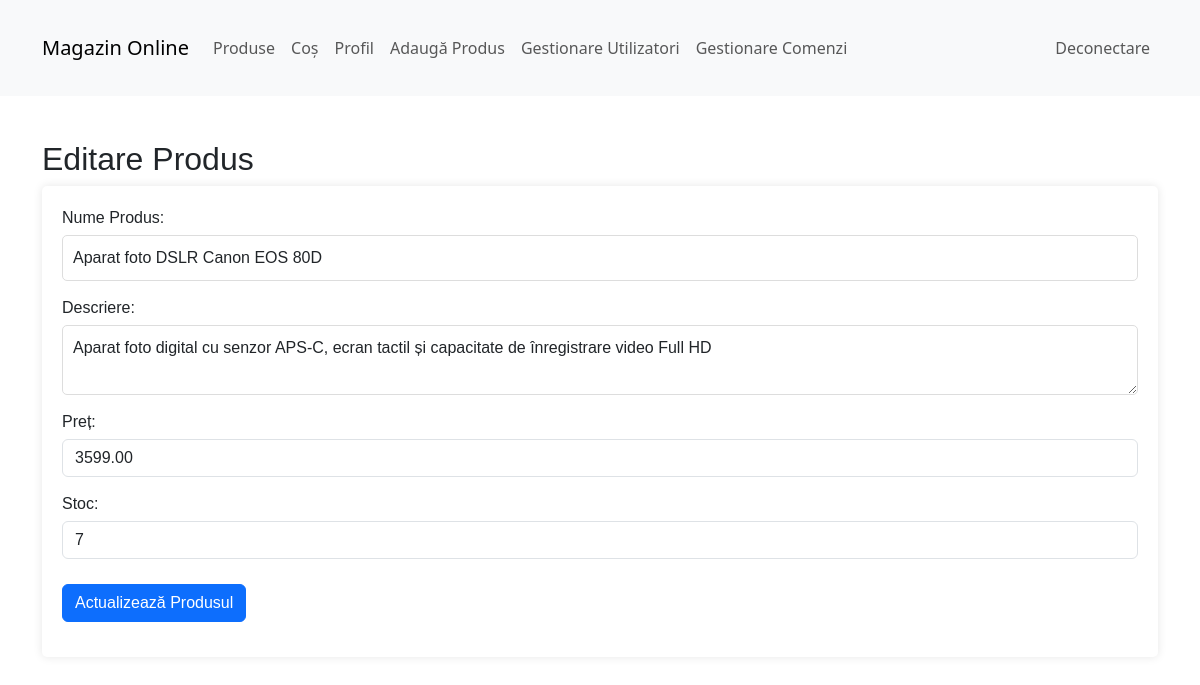
Screenshot of /edit_product.php?id=9 (signed in) with the database file from the repository.
### tables this page shows
CREATE TABLE `products` (
  `product_id` int(11) NOT NULL,
  `name` varchar(100) NOT NULL,
  `description` text DEFAULT NULL,
  `price` decimal(10,2) NOT NULL,
  `stock` int(11) NOT NULL DEFAULT 0
);

### edit_product.php (the view, shortened to what this page needs)
<?php
include 'navbar.php';
include 'db_config.php';
$product_id = isset($_GET['id']) ? $_GET['id'] : die('Produsul nu a fost găsit.');
$sql = "SELECT name, description, price, stock FROM products WHERE product_id = ?";
$stmt = $conn->prepare($sql);
$stmt->bind_param("i", $product_id);
if (!$stmt->execute()) {
    die("Eroare la execuția interogării: " . $stmt->error);
}
$result = $stmt->get_result();
$product = $result->fetch_assoc();
?>
<!DOCTYPE html>
<html lang="ro">
<head>
    <link href="style.css" rel="stylesheet">
    <link href="https://cdn.jsdelivr.net/npm/bootstrap@5.3.2/dist/css/bootstrap.min.css" rel="stylesheet">
</head>
<body>
    <div class="container">
        <h2 class="mt-4">Editare Produs</h2>
        <form method="post" action="edit_product.php?id=<?= htmlspecialchars($product_id) ?>">
            <div class="form-group">
                <label for="name">Nume Produs:</label>
                <input type="text" name="name" id="name" value="<?= htmlspecialchars($product['name']) ?>" required class="form-control">
            </div>
            <div class="form-group">
                <label for="description">Descriere:</label>
                <textarea name="description" id="description" required class="form-control"><?= htmlspecialchars($product['description']) ?></textarea>
            </div>
            <div class="form-group">
                <label for="price">Preț:</label>
                <input type="number" name="price" id="price" value="<?= htmlspecialchars($product['price']) ?>" required class="form-control">
            </div>
            <div class="form-group">
                <label for="stock">Stoc:</label>
                <input type="number" name="stock" id="stock" value="<?= htmlspecialchars($product['stock']) ?>" required class="form-control">
            </div>
            <div class="form-group">
                <input type="submit" value="Actualizează Produsul" class="btn btn-primary">
            </div>
        </form>
    </div>
</body>
</html>

### style.css (style rules this page uses)
body, h1, h2, h3, p, form, input, button { margin: 0; padding: 0; font-family: Arial, sans-serif; }
body { background-color: #f5f5f5; line-height: 1.6; color: #333; }
.container { width: 80%; margin: auto; overflow: hidden; padding: 15px; }
form { background: #fff; padding: 20px; border-radius: 5px; box-shadow: 0 0 10px rgba(0, 0, 0, 0.1); }
.form-group { margin-bottom: 15px; }
.form-group label { display: block; margin-bottom: 5px; }
.form-group input[type="text"], .form-group input[type="email"], .form-group input[type="password"], .form-group textarea { width: 100%; padding: 10px; border: 1px solid #ddd; border-radius: 5px; }
.btn { display: inline-block; background: #333; color: #fff; padding: 10px 20px; border: none; border-radius: 5px; cursor: pointer; }
.btn-primary { background: #007bff; }
.btn { display: inline-block; background-color: #007bff; color: white; padding: 10px 20px; text-align: center; border-radius: 5px; text-decoration: none; margin-top: 10px; }
.btn-primary { background-color: #28a745; }
.container { padding: 20px; }

### rows the page displays
products: name "Aparat foto DSLR Canon EOS 80D", description "Aparat foto digital cu senzor APS-C, ecran tactil și capacitate de înregistrare video Full HD", price "3599.00", stock "7"
